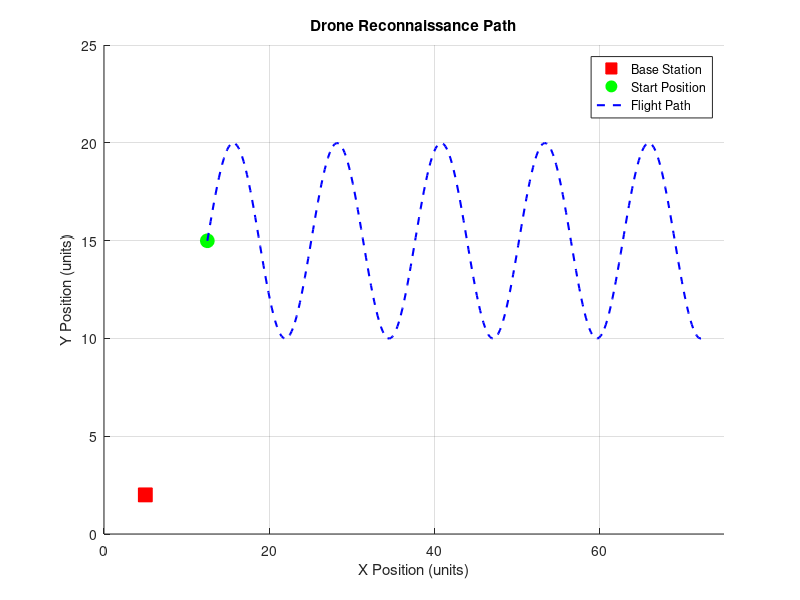

This chart was generated by the following MATLAB code:
%Task_1
Base = [5; 2];
D_rel = [15; 0];
theta = 60;
R = [cosd(theta), -sind(theta); 
     sind(theta),  cosd(theta)];
clc;
disp('Base Station:');
disp(Base);
disp('Relative Displacement:');
disp(D_rel);
disp('Rotation Matrix (R):');
disp(R);

%Task_2
Start_Pos = (R * D_rel) + Base;
disp('Start Position:');
disp(Start_Pos);

%Task_3
t = 0:0.1:30;
X_path = Start_Pos(1) + 2*t;
Y_path = Start_Pos(2) + 5*sin(t);

% Task_4: 

figure;
hold on;
plot(Base(1), Base(2), 'rs', 'MarkerSize', 10, 'MarkerFaceColor', 'red');
plot(Start_Pos(1), Start_Pos(2), 'go', 'MarkerSize', 10, 'MarkerFaceColor', 'green');
plot(X_path, Y_path, 'b--', 'LineWidth', 1.5);
title('Drone Reconnaissance Path');
xlabel('X Position (units)');
ylabel('Y Position (units)');
hold off;
grid on;
legend('Base Station', 'Start Position', 'Flight Path', 'Location', 'best');
axis([0 75 0 25]);

%Task_5

Max_Y = max(Y_path);
Optimal_Y = Y_path(Y_path > 12);
Time_Optimal = length(Optimal_Y);
disp('Maximum Altitude Reached:');
disp(Max_Y);
disp('Number of data points in Optimal Zone:');
disp(Time_Optimal);
